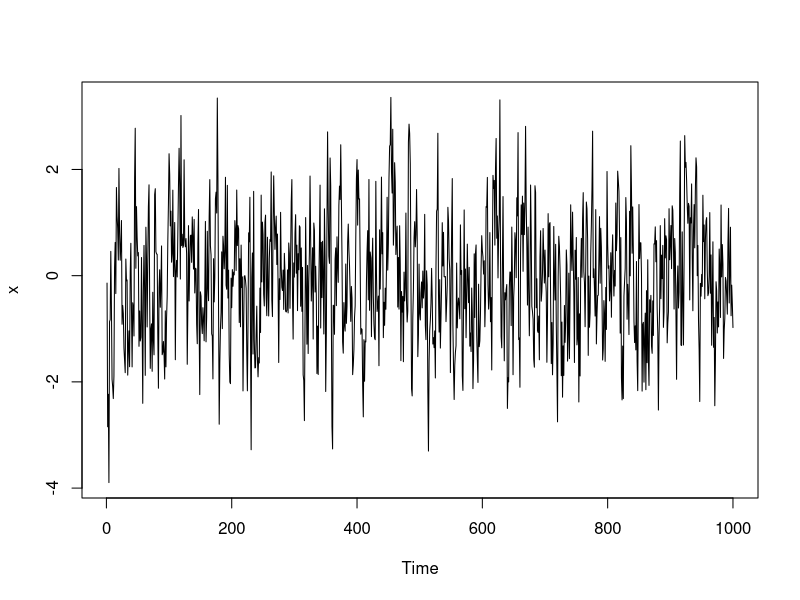
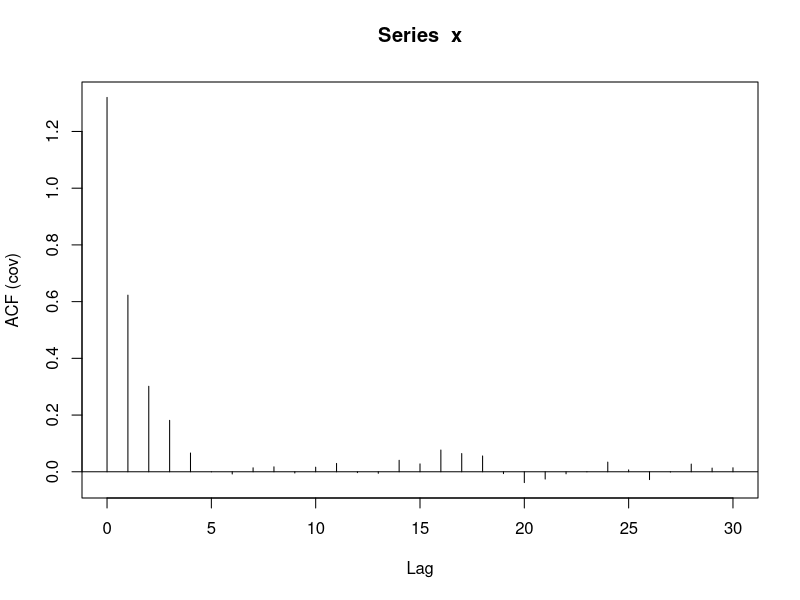

Reproduce these figures in R, in order. (Note: a time limit stopped this script after it produced the figures.)
# generate data from AR(1)
x = arima.sim(n=1000, model=list(ar=.5))
ts.plot(x)

# autocovariance
cHat = c(acf(x, type="cov")$acf)

# long-run variance 
JHat = function(x, b=NA){
	if(is.na(b)){
		b = ceiling(2*length(x)^(1/3))
	}
	cHat = c(acf(x, type="cov", lag.max=b, plot=FALSE)$acf)	
	kernel = 1-(0:b)/b
	temp = cHat*kernel
	temp[1] + 2*sum(temp[-1])
}
x = arima.sim(n=1000, model=list(ar=.5))
J = 4
JHat(x)

kBT = function(x, T){
  if(abs(x) <= 1)
    return(1-abs(x))
  else
    return(0)
}
JCla2 = function(x, b=NA){
  T = length(x)
  if(is.na(b)){
    b = ceiling(2*length(x)^(1/3))
  }
  
  res = 0
  for(k in 0:(T-1)){
    gamma = sum(x[(k+1):T]*x[1:(T-k)])
    #if(k <= 20)
      #cat(k, ": acf", kBT(k/b, T)*gamma/T, "\n")
    if(k == 0)
      res = res + kBT(k/b, T)*gamma/T
    else
      res = res + 2*kBT(k/b, T)*gamma/T
    #if(k %% 100 == 0)
    #cat(k, ": res =", res, "\n")
  }
  res
}

# replicate for 1000 times 
nRep = 1000
n.all = c(100,1000,10000)
out = array(NA, dim=c(nRep,length(n.all),2), 
			dimnames=list(paste0("iRep=",1:nRep),paste0("n=",n.all),c("Est1","Est2")))
for(iRep in 1:nRep){
	set.seed(iRep)
	x.all = arima.sim(n=max(n.all), model=list(ar=.5))
	for(i.n in 1:length(n.all)){
		n = n.all[i.n]
		x = x.all[1:n]
		out[iRep, i.n, 1] = JHat(x)
		out[iRep, i.n, 2] = JCla2(x)
	}
	if(iRep%%100==0){
		cat(iRep," >> ")
	}
}
out
MSE = apply((out-J)^2,2:3,mean)
MSE
matplot(log(n.all), log(MSE), 
	type="b", pch=c("1","2"), col=c("red4","green3"),
	ylab="log(MSE)",xlab="log(n)",main="Comparison")
